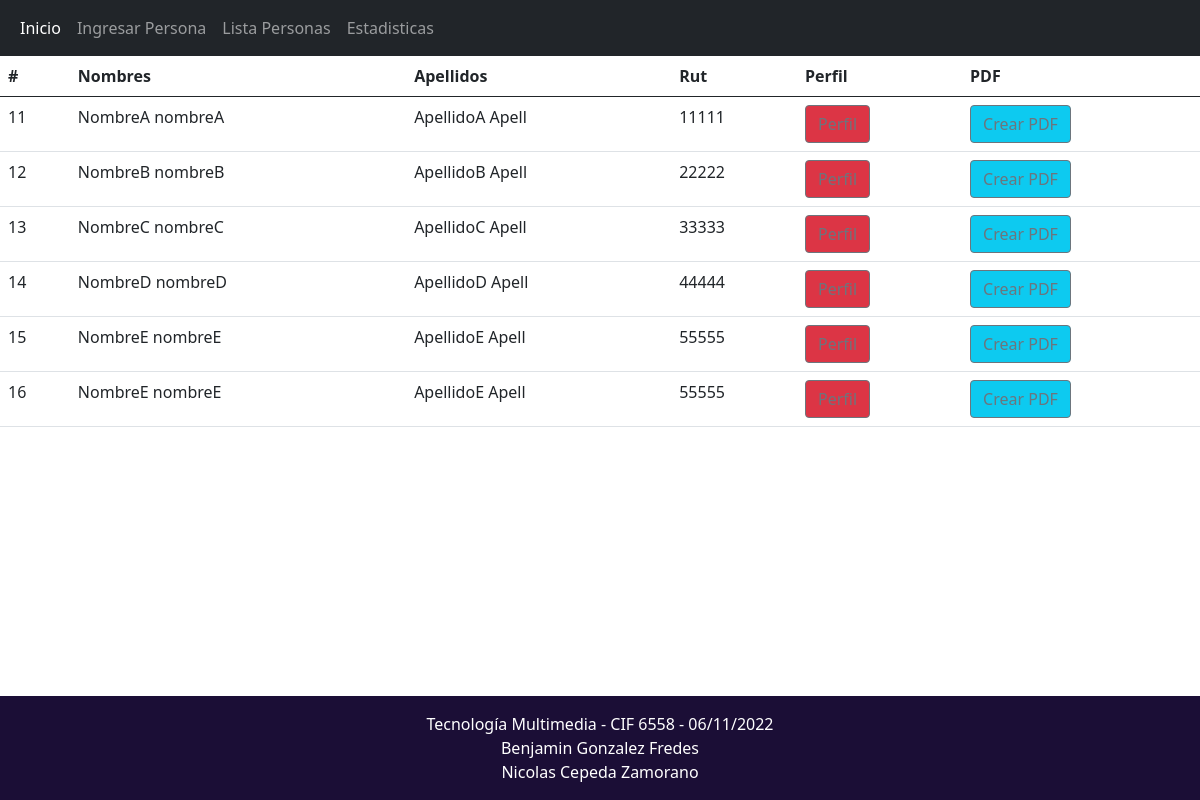
Before: /listausuarios.php with the older database file.
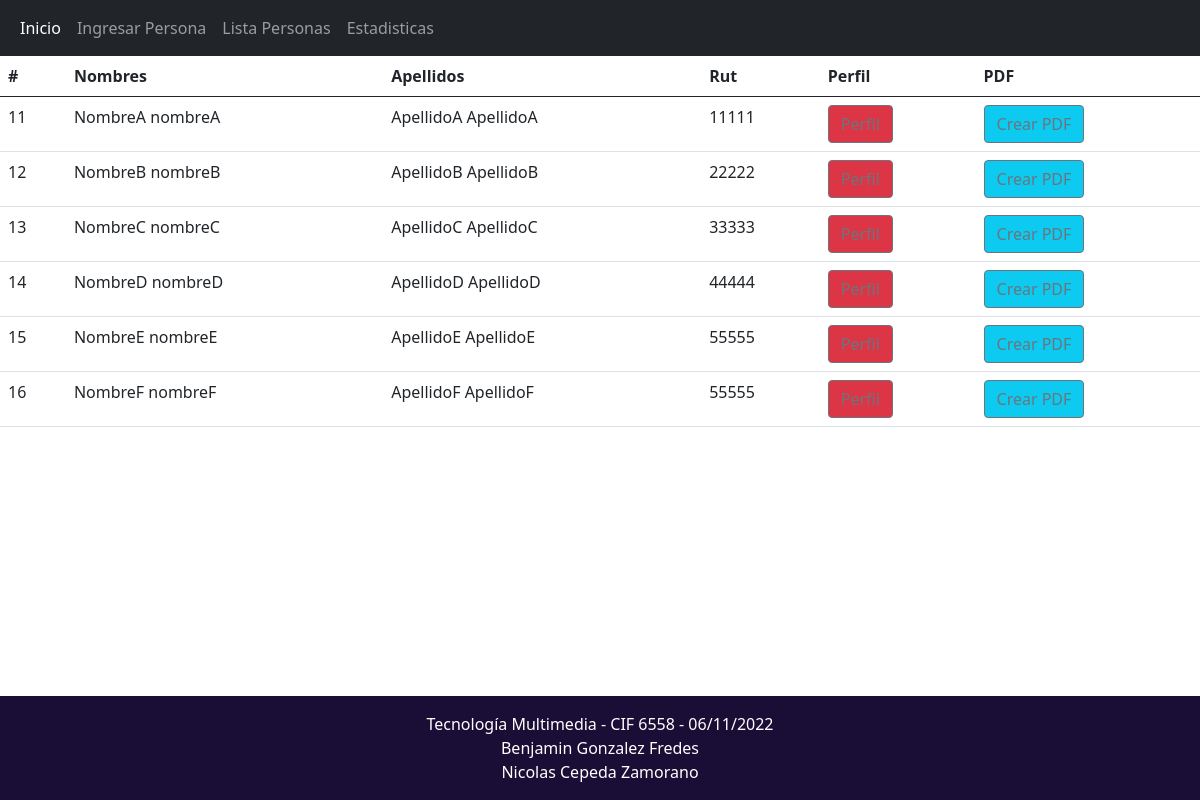
After: the same page with the newer database file.
### tables this page shows
CREATE TABLE `usuarios` (
  `id` int(11) NOT NULL,
  `nombres` varchar(50) NOT NULL,
  `apellidos` varchar(50) NOT NULL,
  `nacionalidad` varchar(10) NOT NULL,
  `genero` int(1) NOT NULL,
  `ciudad_residencia` varchar(30) NOT NULL,
  `foto` varchar(100) NOT NULL,
  `fecha_nacimiento` date NOT NULL,
  `rut` int(11) NOT NULL
);

### listausuarios.php (the view, shortened to what this page needs)
<?php
include "conn.php";
?>
<!DOCTYPE html>
<html lang="en">
<head>
    <link href="https://cdn.jsdelivr.net/npm/bootstrap@5.0.2/dist/css/bootstrap.min.css" rel="stylesheet">
</head>
<body>
    <nav class="navbar navbar-expand-lg navbar navbar-dark bg-dark"">
        <div class="container-fluid">
          <div class="collapse navbar-collapse" id="navbarNavAltMarkup">
            <div class="navbar-nav">
              <a class="nav-link active" aria-current="page" href="index.html">Inicio</a>
              <a class="nav-link" href="registro.php">Ingresar Persona</a>
              <a class="nav-link" href="#">Lista Personas</a>
              <a class="nav-link" href="estadisticas.php">Estadisticas</a>
            </div>
          </div>
        </div>
      </nav>
<table class="table">
    <thead>
        <tr>
            <th scope="col">#</th>
            <th scope="col">Nombres</th>
            <th scope="col">Apellidos</th>
            <th scope="col">Rut</th>
            <th scope="col">Perfil</th>
            <th scope="col">PDF</th>
            </tr>
    </thead>
<?php
    $query = mysqli_query($conexion,"SELECT id, nombres, apellidos, fecha_nacimiento, rut, nacionalidad, genero, ciudad_residencia, foto FROM usuarios");
    $result = mysqli_num_rows($query);
    if($result > 0){
        while ($data = mysqli_fetch_array($query)){
?>
    <tr>
        <td><?php echo $data["id"]; ?></td>
        <td><?php echo $data["nombres"]; ?></td>
        <td><?php echo $data["apellidos"]; ?></td>
        <td><?php echo $data["rut"]; ?></td>
        <td><a href="usuario.php?id=<?php echo $data["id"]?>"><button type='button'
        class='btn btn-danger btn-outline-secondary'>Perfil</button></a></td>
        <td><a href="crear_pdf.php?id=<?php echo $data["id"]?>&nombres=<?php echo $data["nombres"]?>&apellidos=<?php echo $data["apellidos"]?>&fecha_nacimiento=<?php echo $data["fecha_nacimiento"]?>&rut=<?php echo $data["rut"]?>&nacionalidad=<?php echo $data["nacionalidad"]?>&genero=<?php echo $data["genero"]?>&ciudad_residencia=<?php echo $data["ciudad_residencia"]?>&foto=<?php echo $data["foto"]?>">
        <button type='button' class='btn btn-info btn-outline-secondary'>Crear PDF</button></a></td>
    </tr>
<?php
        }
    }
?>
</table>
      <footer class="text-center text-white fixed-bottom" style="background-color: #221144;">
        <div class="text-center p-3" style="background-color: rgba(0, 0, 0, 0.2);">
            Tecnología Multimedia - CIF 6558 - 06/11/2022 <br>
            Benjamin Gonzalez Fredes <br>
            Nicolas Cepeda Zamorano
        </div>
      </footer>
</body>
</html>

Changed rows visible on the page:
changed usuarios "NombreA nombreA": apellidos "ApellidoA Apell" → "ApellidoA ApellidoA"
changed usuarios "NombreB nombreB": apellidos "ApellidoB Apell" → "ApellidoB ApellidoB"
changed usuarios "NombreC nombreC": apellidos "ApellidoC Apell" → "ApellidoC ApellidoC"
changed usuarios "NombreD nombreD": apellidos "ApellidoD Apell" → "ApellidoD ApellidoD"
changed usuarios "NombreE nombreE": apellidos "ApellidoE Apell" → "ApellidoE ApellidoE"
changed usuarios id 16: nombres "NombreE nombreE" → "NombreF nombreF"; apellidos "ApellidoE Apell" → "ApellidoF ApellidoF"
